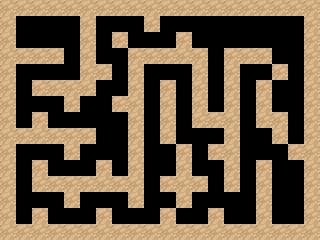

This game map was drawn from its Tiled (.tmx) file and the tilesets committed beside it. A one-line description and the full map source follow:
An orthogonal 20x15 tile map with 16x16 px tiles, 1 tile layer (Tile Layer 1).

<map version="1.0" tiledversion="1.1.5" orientation="orthogonal" renderorder="right-down" width="20" height="15" tilewidth="16" tileheight="16" infinite="0" nextobjectid="1">
 <tileset firstgid="1" source="NewTileSet.tsx" />
 <layer name="Tile Layer 1" width="20" height="15">
  <data encoding="csv">
9242,9242,9242,9242,9242,9242,9242,9242,9242,9242,9242,9242,9242,9242,9242,9242,9242,9242,9242,9242,
9242,0,0,0,0,9242,0,0,0,9242,0,0,0,0,0,0,0,0,0,9242,
9242,0,0,0,0,9242,0,9242,0,0,0,9242,0,0,0,0,0,0,0,9242,
9242,9242,9242,9242,0,9242,0,0,9242,9242,9242,9242,9242,0,9242,9242,9242,0,0,9242,
9242,0,0,0,0,9242,9242,0,9242,0,0,0,9242,0,9242,0,0,9242,0,9242,
9242,0,9242,9242,9242,9242,0,0,9242,0,9242,0,9242,0,9242,0,9242,0,0,9242,
9242,0,0,0,9242,0,0,9242,9242,0,9242,0,9242,0,9242,0,9242,0,0,9242,
9242,0,9242,0,0,0,0,0,9242,0,9242,0,9242,9242,9242,0,9242,9242,0,9242,
9242,9242,9242,9242,9242,9242,0,0,9242,0,9242,0,0,0,9242,0,0,9242,0,9242,
9242,0,0,0,9242,0,0,0,9242,0,0,9242,0,9242,9242,0,0,0,9242,9242,
9242,0,9242,0,0,0,9242,0,9242,0,0,9242,0,0,9242,0,9242,0,0,9242,
9242,0,9242,9242,9242,9242,9242,9242,9242,0,9242,9242,9242,0,9242,0,9242,0,0,9242,
9242,0,0,0,9242,0,0,0,9242,0,0,9242,0,0,0,0,9242,0,0,9242,
9242,0,9242,0,0,0,9242,0,0,0,9242,0,0,9242,0,0,9242,0,0,9242,
9242,9242,9242,9242,9242,9242,9242,9242,9242,9242,9242,9242,9242,9242,9242,9242,9242,9242,9242,9242
</data>
 </layer>
</map>
